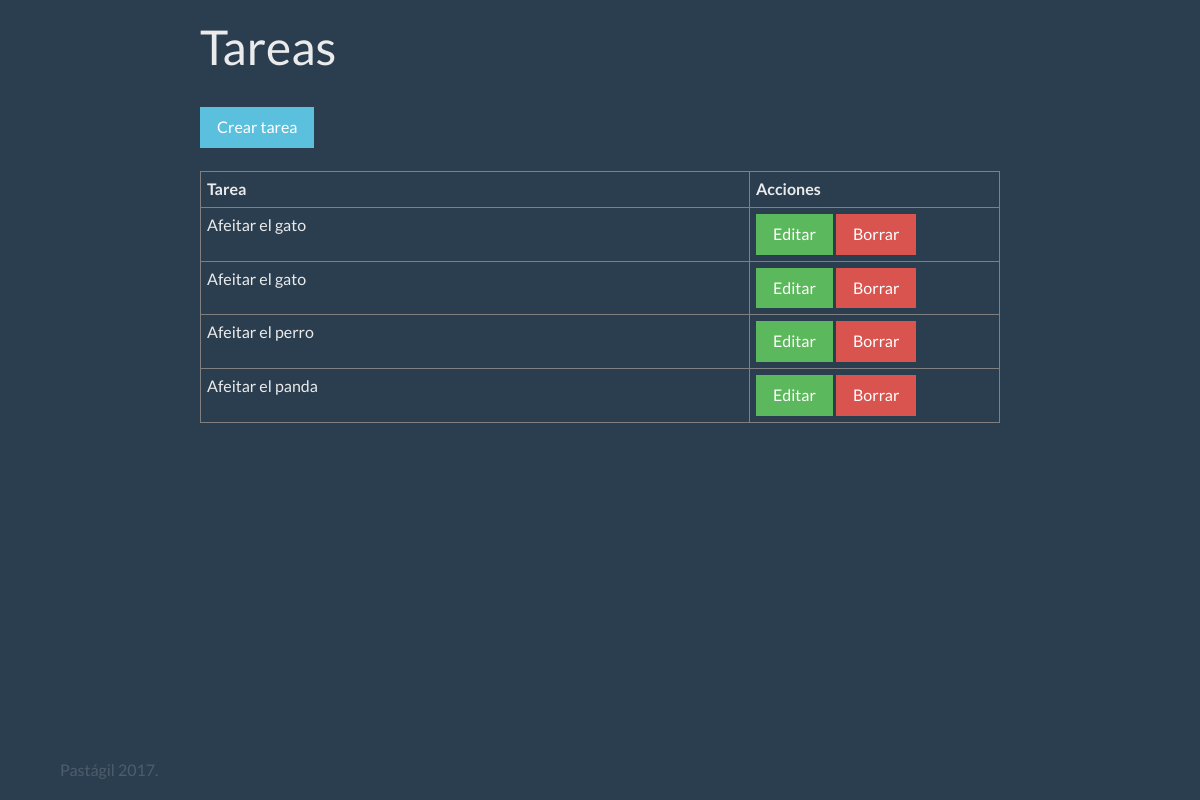
The app's page /, older data.
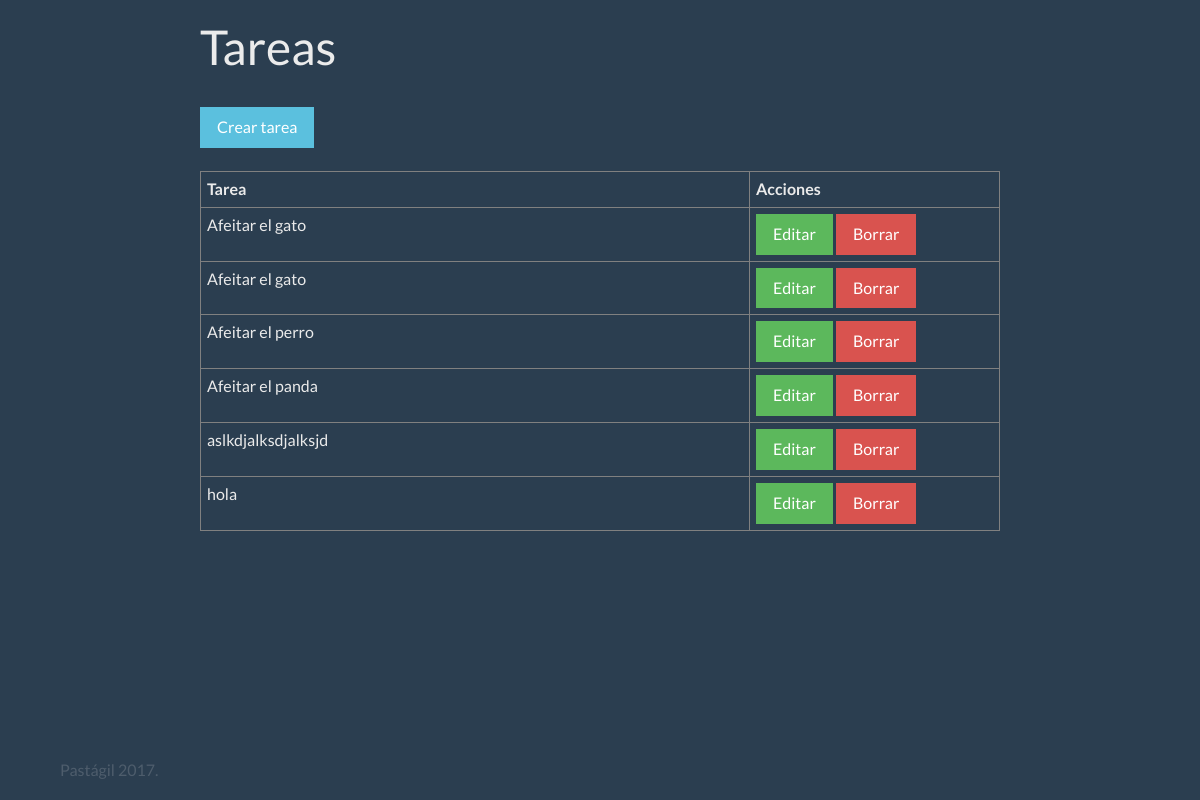
The same page, newer data.
### tasklist/models.py (models this page shows, shortened)
class Task(models.Model):
    description = models.CharField(max_length=200, blank=True, null=True, verbose_name = 'Descripción')
    complete = models.BooleanField(default=False, verbose_name = 'Completada')

### tasklist/views.py (the view)
# urls.py: url(r'^$', TaskListView.as_view(), name='task_list'),
class TaskListView(ListView):
    model = Task
    template_name = "tasklist/task_list.html"
    context_object_name = "tasks"

### tasklist/templates/tasklist/task_list.html (shortened to what this page needs)
{% extends 'base.html' %}
{% block content %}
<h1>Tareas</h1>
<br>
<a class="btn btn-info" href="{% url 'tasklist:task_create' %}">Crear tarea</a>
<br><br>
<table class="table table-bordered">
    <tr>
        <th>Tarea</th>
        <th style="width: 250px;">Acciones</th>
    </tr>
    {% for task in tasks %}
    <tr>
        <td>
            {% if task.complete %}
                <del>{{ task.description }}</del>
            {% else %}
                {{ task.description }}
            {% endif %}
        </td>
        <td>
            <a class="btn btn-success" href="{% url 'tasklist:task_edit' task.id %}">Editar</a>
            <a class="btn btn-danger" href="{% url 'tasklist:task_delete' task.id %}">Borrar</a>
        </td>
    </tr>
    {% endfor %}
</table>
{% endblock %}

Row changes from the older to the newer data that the page shows:
added Task: description "aslkdjalksdjalksjd"
added Task: description "hola"
